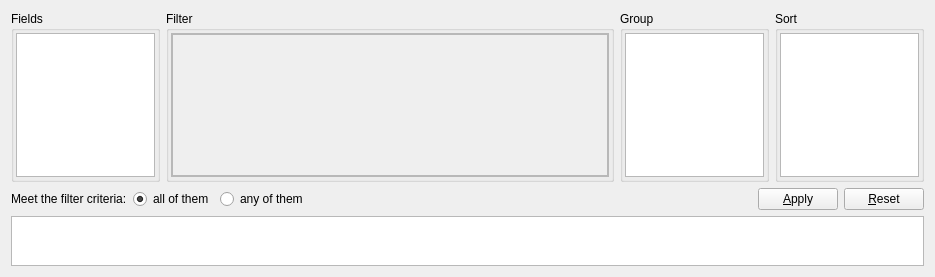
<?xml version="1.0" encoding="UTF-8"?>
<ui version="4.0">
 <class>Frm_FilterSet</class>
 <widget class="QWidget" name="Frm_FilterSet">
  <property name="geometry">
   <rect>
    <x>0</x>
    <y>0</y>
    <width>935</width>
    <height>277</height>
   </rect>
  </property>
  <property name="windowTitle">
   <string>Filters</string>
  </property>
  <layout class="QVBoxLayout" name="verticalLayout_5" stretch="5,1,1">
   <item>
    <layout class="QHBoxLayout" name="horizontalLayout_2" stretch="1,3,1,1">
     <item>
      <widget class="QGroupBox" name="groupBox_4">
       <property name="title">
        <string>Fields</string>
       </property>
       <layout class="QVBoxLayout" name="verticalLayout_6">
        <property name="leftMargin">
         <number>2</number>
        </property>
        <property name="topMargin">
         <number>2</number>
        </property>
        <property name="rightMargin">
         <number>2</number>
        </property>
        <property name="bottomMargin">
         <number>2</number>
        </property>
        <item>
         <widget class="QListWidget" name="lstFields">
          <property name="dragEnabled">
           <bool>true</bool>
          </property>
          <property name="dragDropMode">
           <enum>QAbstractItemView::InternalMove</enum>
          </property>
          <property name="selectionMode">
           <enum>QAbstractItemView::MultiSelection</enum>
          </property>
         </widget>
        </item>
       </layout>
      </widget>
     </item>
     <item>
      <widget class="QGroupBox" name="groupBox">
       <property name="title">
        <string>Filter</string>
       </property>
       <layout class="QVBoxLayout" name="verticalLayout">
        <property name="leftMargin">
         <number>2</number>
        </property>
        <property name="topMargin">
         <number>2</number>
        </property>
        <property name="rightMargin">
         <number>2</number>
        </property>
        <property name="bottomMargin">
         <number>2</number>
        </property>
        <item>
         <widget class="QScrollArea" name="scrollArea">
          <property name="widgetResizable">
           <bool>true</bool>
          </property>
          <widget class="QWidget" name="scrollAreaWidgetContents">
           <property name="geometry">
            <rect>
             <x>0</x>
             <y>0</y>
             <width>434</width>
             <height>138</height>
            </rect>
           </property>
           <layout class="QVBoxLayout" name="verticalLayout_2">
            <property name="leftMargin">
             <number>0</number>
            </property>
            <property name="topMargin">
             <number>0</number>
            </property>
            <property name="rightMargin">
             <number>0</number>
            </property>
            <property name="bottomMargin">
             <number>0</number>
            </property>
            <item>
             <widget class="QFrame" name="frmFiltersContainer">
              <property name="frameShape">
               <enum>QFrame::StyledPanel</enum>
              </property>
              <property name="frameShadow">
               <enum>QFrame::Raised</enum>
              </property>
              <layout class="QVBoxLayout" name="vlayFilterContainer">
               <property name="leftMargin">
                <number>4</number>
               </property>
               <property name="topMargin">
                <number>4</number>
               </property>
               <property name="rightMargin">
                <number>4</number>
               </property>
               <property name="bottomMargin">
                <number>4</number>
               </property>
               <item>
                <spacer name="verticalSpacer">
                 <property name="orientation">
                  <enum>Qt::Vertical</enum>
                 </property>
                 <property name="sizeHint" stdset="0">
                  <size>
                   <width>20</width>
                   <height>66</height>
                  </size>
                 </property>
                </spacer>
               </item>
              </layout>
             </widget>
            </item>
           </layout>
          </widget>
         </widget>
        </item>
       </layout>
      </widget>
     </item>
     <item>
      <widget class="QGroupBox" name="groupBox_2">
       <property name="title">
        <string>Group</string>
       </property>
       <layout class="QVBoxLayout" name="verticalLayout_3">
        <property name="leftMargin">
         <number>2</number>
        </property>
        <property name="topMargin">
         <number>2</number>
        </property>
        <property name="rightMargin">
         <number>2</number>
        </property>
        <property name="bottomMargin">
         <number>2</number>
        </property>
        <item>
         <widget class="QListWidget" name="lstGroup">
          <property name="dragEnabled">
           <bool>true</bool>
          </property>
          <property name="dragDropMode">
           <enum>QAbstractItemView::InternalMove</enum>
          </property>
          <property name="selectionMode">
           <enum>QAbstractItemView::MultiSelection</enum>
          </property>
         </widget>
        </item>
       </layout>
      </widget>
     </item>
     <item>
      <widget class="QGroupBox" name="groupBox_3">
       <property name="title">
        <string>Sort</string>
       </property>
       <layout class="QVBoxLayout" name="verticalLayout_4">
        <property name="leftMargin">
         <number>2</number>
        </property>
        <property name="topMargin">
         <number>2</number>
        </property>
        <property name="rightMargin">
         <number>2</number>
        </property>
        <property name="bottomMargin">
         <number>2</number>
        </property>
        <item>
         <widget class="QListWidget" name="lstSort">
          <property name="dragEnabled">
           <bool>true</bool>
          </property>
          <property name="dragDropMode">
           <enum>QAbstractItemView::InternalMove</enum>
          </property>
          <property name="selectionMode">
           <enum>QAbstractItemView::MultiSelection</enum>
          </property>
         </widget>
        </item>
       </layout>
      </widget>
     </item>
    </layout>
   </item>
   <item>
    <layout class="QHBoxLayout" name="horizontalLayout" stretch="1,1,1,10,1,0">
     <item>
      <widget class="QLabel" name="label">
       <property name="text">
        <string>Meet the filter criteria:</string>
       </property>
      </widget>
     </item>
     <item>
      <widget class="QRadioButton" name="rbtnAll">
       <property name="text">
        <string>all of them</string>
       </property>
       <property name="checked">
        <bool>true</bool>
       </property>
      </widget>
     </item>
     <item>
      <widget class="QRadioButton" name="rbtnAny">
       <property name="text">
        <string>any of them</string>
       </property>
      </widget>
     </item>
     <item>
      <spacer name="horizontalSpacer">
       <property name="orientation">
        <enum>Qt::Horizontal</enum>
       </property>
       <property name="sizeHint" stdset="0">
        <size>
         <width>40</width>
         <height>20</height>
        </size>
       </property>
      </spacer>
     </item>
     <item>
      <widget class="QPushButton" name="btnApply">
       <property name="text">
        <string>&amp;Apply</string>
       </property>
      </widget>
     </item>
     <item>
      <widget class="QPushButton" name="btnReset">
       <property name="text">
        <string>&amp;Reset</string>
       </property>
      </widget>
     </item>
    </layout>
   </item>
   <item>
    <widget class="QPlainTextEdit" name="edSQL">
     <property name="maximumSize">
      <size>
       <width>16777215</width>
       <height>50</height>
      </size>
     </property>
    </widget>
   </item>
  </layout>
 </widget>
 <resources/>
 <connections/>
</ui>
